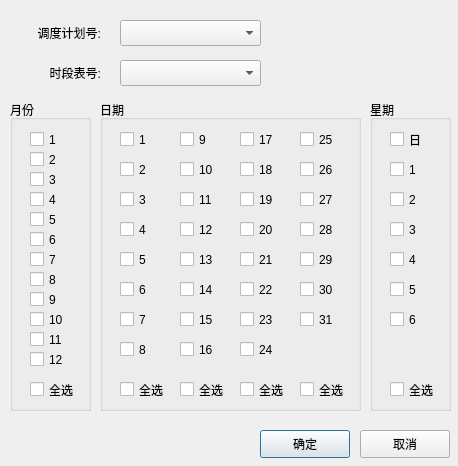
<?xml version="1.0" encoding="UTF-8"?>
<ui version="4.0">
 <class>schedule_dialog</class>
 <widget class="QDialog" name="schedule_dialog">
  <property name="geometry">
   <rect>
    <x>0</x>
    <y>0</y>
    <width>458</width>
    <height>466</height>
   </rect>
  </property>
  <property name="windowTitle">
   <string>调度计划编辑</string>
  </property>
  <widget class="QLabel" name="label">
   <property name="geometry">
    <rect>
     <x>10</x>
     <y>20</y>
     <width>91</width>
     <height>26</height>
    </rect>
   </property>
   <property name="text">
    <string>调度计划号:</string>
   </property>
   <property name="alignment">
    <set>Qt::AlignRight|Qt::AlignTrailing|Qt::AlignVCenter</set>
   </property>
  </widget>
  <widget class="QPushButton" name="pushButton_confirm">
   <property name="geometry">
    <rect>
     <x>260</x>
     <y>430</y>
     <width>90</width>
     <height>28</height>
    </rect>
   </property>
   <property name="text">
    <string>确定</string>
   </property>
  </widget>
  <widget class="QPushButton" name="pushButton_cancel">
   <property name="geometry">
    <rect>
     <x>360</x>
     <y>430</y>
     <width>90</width>
     <height>28</height>
    </rect>
   </property>
   <property name="text">
    <string>取消</string>
   </property>
  </widget>
  <widget class="QLabel" name="label_3">
   <property name="geometry">
    <rect>
     <x>10</x>
     <y>60</y>
     <width>91</width>
     <height>26</height>
    </rect>
   </property>
   <property name="text">
    <string>时段表号:</string>
   </property>
   <property name="alignment">
    <set>Qt::AlignRight|Qt::AlignTrailing|Qt::AlignVCenter</set>
   </property>
  </widget>
  <widget class="QComboBox" name="comboBox_ScheduleNum">
   <property name="geometry">
    <rect>
     <x>120</x>
     <y>20</y>
     <width>141</width>
     <height>26</height>
    </rect>
   </property>
  </widget>
  <widget class="QComboBox" name="comboBox_DayPlanNum">
   <property name="geometry">
    <rect>
     <x>120</x>
     <y>60</y>
     <width>141</width>
     <height>26</height>
    </rect>
   </property>
  </widget>
  <widget class="QGroupBox" name="groupBox_m">
   <property name="geometry">
    <rect>
     <x>10</x>
     <y>100</y>
     <width>81</width>
     <height>311</height>
    </rect>
   </property>
   <property name="title">
    <string>月份</string>
   </property>
   <widget class="QCheckBox" name="checkBox_m1">
    <property name="geometry">
     <rect>
      <x>20</x>
      <y>30</y>
      <width>51</width>
      <height>19</height>
     </rect>
    </property>
    <property name="text">
     <string>1</string>
    </property>
   </widget>
   <widget class="QCheckBox" name="checkBox_m2">
    <property name="geometry">
     <rect>
      <x>20</x>
      <y>50</y>
      <width>51</width>
      <height>19</height>
     </rect>
    </property>
    <property name="text">
     <string>2</string>
    </property>
   </widget>
   <widget class="QCheckBox" name="checkBox_m3">
    <property name="geometry">
     <rect>
      <x>20</x>
      <y>70</y>
      <width>51</width>
      <height>19</height>
     </rect>
    </property>
    <property name="text">
     <string>3</string>
    </property>
   </widget>
   <widget class="QCheckBox" name="checkBox_m4">
    <property name="geometry">
     <rect>
      <x>20</x>
      <y>90</y>
      <width>51</width>
      <height>19</height>
     </rect>
    </property>
    <property name="text">
     <string>4</string>
    </property>
   </widget>
   <widget class="QCheckBox" name="checkBox_m5">
    <property name="geometry">
     <rect>
      <x>20</x>
      <y>110</y>
      <width>51</width>
      <height>19</height>
     </rect>
    </property>
    <property name="text">
     <string>5</string>
    </property>
   </widget>
   <widget class="QCheckBox" name="checkBox_m6">
    <property name="geometry">
     <rect>
      <x>20</x>
      <y>130</y>
      <width>51</width>
      <height>19</height>
     </rect>
    </property>
    <property name="text">
     <string>6</string>
    </property>
   </widget>
   <widget class="QCheckBox" name="checkBox_m8">
    <property name="geometry">
     <rect>
      <x>20</x>
      <y>170</y>
      <width>51</width>
      <height>19</height>
     </rect>
    </property>
    <property name="text">
     <string>8</string>
    </property>
   </widget>
   <widget class="QCheckBox" name="checkBox_m7">
    <property name="geometry">
     <rect>
      <x>20</x>
      <y>150</y>
      <width>51</width>
      <height>19</height>
     </rect>
    </property>
    <property name="text">
     <string>7</string>
    </property>
   </widget>
   <widget class="QCheckBox" name="checkBox_m11">
    <property name="geometry">
     <rect>
      <x>20</x>
      <y>230</y>
      <width>51</width>
      <height>19</height>
     </rect>
    </property>
    <property name="text">
     <string>11</string>
    </property>
   </widget>
   <widget class="QCheckBox" name="checkBox_m9">
    <property name="geometry">
     <rect>
      <x>20</x>
      <y>190</y>
      <width>51</width>
      <height>19</height>
     </rect>
    </property>
    <property name="text">
     <string>9</string>
    </property>
   </widget>
   <widget class="QCheckBox" name="checkBox_m10">
    <property name="geometry">
     <rect>
      <x>20</x>
      <y>210</y>
      <width>51</width>
      <height>19</height>
     </rect>
    </property>
    <property name="text">
     <string>10</string>
    </property>
   </widget>
   <widget class="QCheckBox" name="checkBox_m12">
    <property name="geometry">
     <rect>
      <x>20</x>
      <y>250</y>
      <width>51</width>
      <height>19</height>
     </rect>
    </property>
    <property name="text">
     <string>12</string>
    </property>
   </widget>
   <widget class="QCheckBox" name="checkBox_month">
    <property name="geometry">
     <rect>
      <x>20</x>
      <y>280</y>
      <width>61</width>
      <height>19</height>
     </rect>
    </property>
    <property name="text">
     <string>全选</string>
    </property>
   </widget>
  </widget>
  <widget class="QGroupBox" name="groupBox_d">
   <property name="geometry">
    <rect>
     <x>100</x>
     <y>100</y>
     <width>261</width>
     <height>311</height>
    </rect>
   </property>
   <property name="title">
    <string>日期</string>
   </property>
   <widget class="QCheckBox" name="checkBox_d1">
    <property name="geometry">
     <rect>
      <x>20</x>
      <y>30</y>
      <width>40</width>
      <height>19</height>
     </rect>
    </property>
    <property name="text">
     <string>1</string>
    </property>
   </widget>
   <widget class="QCheckBox" name="checkBox_d2">
    <property name="geometry">
     <rect>
      <x>20</x>
      <y>60</y>
      <width>40</width>
      <height>19</height>
     </rect>
    </property>
    <property name="text">
     <string>2</string>
    </property>
   </widget>
   <widget class="QCheckBox" name="checkBox_d5">
    <property name="geometry">
     <rect>
      <x>20</x>
      <y>150</y>
      <width>40</width>
      <height>19</height>
     </rect>
    </property>
    <property name="text">
     <string>5</string>
    </property>
   </widget>
   <widget class="QCheckBox" name="checkBox_d3">
    <property name="geometry">
     <rect>
      <x>20</x>
      <y>90</y>
      <width>40</width>
      <height>19</height>
     </rect>
    </property>
    <property name="text">
     <string>3</string>
    </property>
   </widget>
   <widget class="QCheckBox" name="checkBox_d4">
    <property name="geometry">
     <rect>
      <x>20</x>
      <y>120</y>
      <width>40</width>
      <height>19</height>
     </rect>
    </property>
    <property name="text">
     <string>4</string>
    </property>
   </widget>
   <widget class="QCheckBox" name="checkBox_d6">
    <property name="geometry">
     <rect>
      <x>20</x>
      <y>180</y>
      <width>40</width>
      <height>19</height>
     </rect>
    </property>
    <property name="text">
     <string>6</string>
    </property>
   </widget>
   <widget class="QCheckBox" name="checkBox_d7">
    <property name="geometry">
     <rect>
      <x>20</x>
      <y>210</y>
      <width>40</width>
      <height>19</height>
     </rect>
    </property>
    <property name="text">
     <string>7</string>
    </property>
   </widget>
   <widget class="QCheckBox" name="checkBox_d8">
    <property name="geometry">
     <rect>
      <x>20</x>
      <y>240</y>
      <width>40</width>
      <height>19</height>
     </rect>
    </property>
    <property name="text">
     <string>8</string>
    </property>
   </widget>
   <widget class="QCheckBox" name="checkBox_d9">
    <property name="geometry">
     <rect>
      <x>80</x>
      <y>30</y>
      <width>41</width>
      <height>19</height>
     </rect>
    </property>
    <property name="text">
     <string>9</string>
    </property>
   </widget>
   <widget class="QCheckBox" name="checkBox_d10">
    <property name="geometry">
     <rect>
      <x>80</x>
      <y>60</y>
      <width>40</width>
      <height>19</height>
     </rect>
    </property>
    <property name="text">
     <string>10</string>
    </property>
   </widget>
   <widget class="QCheckBox" name="checkBox_d11">
    <property name="geometry">
     <rect>
      <x>80</x>
      <y>90</y>
      <width>40</width>
      <height>19</height>
     </rect>
    </property>
    <property name="text">
     <string>11</string>
    </property>
   </widget>
   <widget class="QCheckBox" name="checkBox_d14">
    <property name="geometry">
     <rect>
      <x>80</x>
      <y>180</y>
      <width>40</width>
      <height>19</height>
     </rect>
    </property>
    <property name="text">
     <string>14</string>
    </property>
   </widget>
   <widget class="QCheckBox" name="checkBox_d15">
    <property name="geometry">
     <rect>
      <x>80</x>
      <y>210</y>
      <width>40</width>
      <height>19</height>
     </rect>
    </property>
    <property name="text">
     <string>15</string>
    </property>
   </widget>
   <widget class="QCheckBox" name="checkBox_d17">
    <property name="geometry">
     <rect>
      <x>140</x>
      <y>30</y>
      <width>40</width>
      <height>19</height>
     </rect>
    </property>
    <property name="text">
     <string>17</string>
    </property>
   </widget>
   <widget class="QCheckBox" name="checkBox_d18">
    <property name="geometry">
     <rect>
      <x>140</x>
      <y>60</y>
      <width>40</width>
      <height>19</height>
     </rect>
    </property>
    <property name="text">
     <string>18</string>
    </property>
   </widget>
   <widget class="QCheckBox" name="checkBox_d16">
    <property name="geometry">
     <rect>
      <x>80</x>
      <y>240</y>
      <width>40</width>
      <height>19</height>
     </rect>
    </property>
    <property name="text">
     <string>16</string>
    </property>
   </widget>
   <widget class="QCheckBox" name="checkBox_d20">
    <property name="geometry">
     <rect>
      <x>140</x>
      <y>120</y>
      <width>40</width>
      <height>19</height>
     </rect>
    </property>
    <property name="text">
     <string>20</string>
    </property>
   </widget>
   <widget class="QCheckBox" name="checkBox_d19">
    <property name="geometry">
     <rect>
      <x>140</x>
      <y>90</y>
      <width>40</width>
      <height>19</height>
     </rect>
    </property>
    <property name="text">
     <string>19</string>
    </property>
   </widget>
   <widget class="QCheckBox" name="checkBox_d13">
    <property name="geometry">
     <rect>
      <x>80</x>
      <y>150</y>
      <width>40</width>
      <height>19</height>
     </rect>
    </property>
    <property name="text">
     <string>13</string>
    </property>
   </widget>
   <widget class="QCheckBox" name="checkBox_d12">
    <property name="geometry">
     <rect>
      <x>80</x>
      <y>120</y>
      <width>40</width>
      <height>19</height>
     </rect>
    </property>
    <property name="text">
     <string>12</string>
    </property>
   </widget>
   <widget class="QCheckBox" name="checkBox_d21">
    <property name="geometry">
     <rect>
      <x>140</x>
      <y>150</y>
      <width>40</width>
      <height>19</height>
     </rect>
    </property>
    <property name="text">
     <string>21</string>
    </property>
   </widget>
   <widget class="QCheckBox" name="checkBox_d24">
    <property name="geometry">
     <rect>
      <x>140</x>
      <y>240</y>
      <width>40</width>
      <height>19</height>
     </rect>
    </property>
    <property name="text">
     <string>24</string>
    </property>
   </widget>
   <widget class="QCheckBox" name="checkBox_d25">
    <property name="geometry">
     <rect>
      <x>200</x>
      <y>30</y>
      <width>40</width>
      <height>19</height>
     </rect>
    </property>
    <property name="text">
     <string>25</string>
    </property>
   </widget>
   <widget class="QCheckBox" name="checkBox_d27">
    <property name="geometry">
     <rect>
      <x>200</x>
      <y>90</y>
      <width>40</width>
      <height>19</height>
     </rect>
    </property>
    <property name="text">
     <string>27</string>
    </property>
   </widget>
   <widget class="QCheckBox" name="checkBox_d28">
    <property name="geometry">
     <rect>
      <x>200</x>
      <y>120</y>
      <width>40</width>
      <height>19</height>
     </rect>
    </property>
    <property name="text">
     <string>28</string>
    </property>
   </widget>
   <widget class="QCheckBox" name="checkBox_d26">
    <property name="geometry">
     <rect>
      <x>200</x>
      <y>60</y>
      <width>40</width>
      <height>19</height>
     </rect>
    </property>
    <property name="text">
     <string>26</string>
    </property>
   </widget>
   <widget class="QCheckBox" name="checkBox_d30">
    <property name="geometry">
     <rect>
      <x>200</x>
      <y>180</y>
      <width>40</width>
      <height>19</height>
     </rect>
    </property>
    <property name="text">
     <string>30</string>
    </property>
   </widget>
   <widget class="QCheckBox" name="checkBox_d29">
    <property name="geometry">
     <rect>
      <x>200</x>
      <y>150</y>
      <width>40</width>
      <height>19</height>
     </rect>
    </property>
    <property name="text">
     <string>29</string>
    </property>
   </widget>
   <widget class="QCheckBox" name="checkBox_d23">
    <property name="geometry">
     <rect>
      <x>140</x>
      <y>210</y>
      <width>40</width>
      <height>19</height>
     </rect>
    </property>
    <property name="text">
     <string>23</string>
    </property>
   </widget>
   <widget class="QCheckBox" name="checkBox_d22">
    <property name="geometry">
     <rect>
      <x>140</x>
      <y>180</y>
      <width>40</width>
      <height>19</height>
     </rect>
    </property>
    <property name="text">
     <string>22</string>
    </property>
   </widget>
   <widget class="QCheckBox" name="checkBox_d31">
    <property name="geometry">
     <rect>
      <x>200</x>
      <y>210</y>
      <width>40</width>
      <height>19</height>
     </rect>
    </property>
    <property name="text">
     <string>31</string>
    </property>
   </widget>
   <widget class="QCheckBox" name="checkBox_date1">
    <property name="geometry">
     <rect>
      <x>20</x>
      <y>280</y>
      <width>61</width>
      <height>19</height>
     </rect>
    </property>
    <property name="text">
     <string>全选</string>
    </property>
   </widget>
   <widget class="QCheckBox" name="checkBox_date2">
    <property name="geometry">
     <rect>
      <x>80</x>
      <y>280</y>
      <width>61</width>
      <height>19</height>
     </rect>
    </property>
    <property name="text">
     <string>全选</string>
    </property>
   </widget>
   <widget class="QCheckBox" name="checkBox_date3">
    <property name="geometry">
     <rect>
      <x>140</x>
      <y>280</y>
      <width>61</width>
      <height>19</height>
     </rect>
    </property>
    <property name="text">
     <string>全选</string>
    </property>
   </widget>
   <widget class="QCheckBox" name="checkBox_date4">
    <property name="geometry">
     <rect>
      <x>200</x>
      <y>280</y>
      <width>61</width>
      <height>19</height>
     </rect>
    </property>
    <property name="text">
     <string>全选</string>
    </property>
   </widget>
  </widget>
  <widget class="QGroupBox" name="groupBox_w">
   <property name="geometry">
    <rect>
     <x>370</x>
     <y>100</y>
     <width>81</width>
     <height>311</height>
    </rect>
   </property>
   <property name="title">
    <string>星期</string>
   </property>
   <widget class="QCheckBox" name="checkBox_w2">
    <property name="geometry">
     <rect>
      <x>20</x>
      <y>60</y>
      <width>51</width>
      <height>19</height>
     </rect>
    </property>
    <property name="text">
     <string>1</string>
    </property>
   </widget>
   <widget class="QCheckBox" name="checkBox_w3">
    <property name="geometry">
     <rect>
      <x>20</x>
      <y>90</y>
      <width>51</width>
      <height>19</height>
     </rect>
    </property>
    <property name="text">
     <string>2</string>
    </property>
   </widget>
   <widget class="QCheckBox" name="checkBox_w4">
    <property name="geometry">
     <rect>
      <x>20</x>
      <y>120</y>
      <width>51</width>
      <height>19</height>
     </rect>
    </property>
    <property name="text">
     <string>3</string>
    </property>
   </widget>
   <widget class="QCheckBox" name="checkBox_w5">
    <property name="geometry">
     <rect>
      <x>20</x>
      <y>150</y>
      <width>51</width>
      <height>19</height>
     </rect>
    </property>
    <property name="text">
     <string>4</string>
    </property>
   </widget>
   <widget class="QCheckBox" name="checkBox_w6">
    <property name="geometry">
     <rect>
      <x>20</x>
      <y>180</y>
      <width>51</width>
      <height>19</height>
     </rect>
    </property>
    <property name="text">
     <string>5</string>
    </property>
   </widget>
   <widget class="QCheckBox" name="checkBox_w7">
    <property name="geometry">
     <rect>
      <x>20</x>
      <y>210</y>
      <width>51</width>
      <height>19</height>
     </rect>
    </property>
    <property name="text">
     <string>6</string>
    </property>
   </widget>
   <widget class="QCheckBox" name="checkBox_w1">
    <property name="geometry">
     <rect>
      <x>20</x>
      <y>30</y>
      <width>51</width>
      <height>19</height>
     </rect>
    </property>
    <property name="text">
     <string>日</string>
    </property>
   </widget>
   <widget class="QCheckBox" name="checkBox_day">
    <property name="geometry">
     <rect>
      <x>20</x>
      <y>280</y>
      <width>61</width>
      <height>19</height>
     </rect>
    </property>
    <property name="text">
     <string>全选</string>
    </property>
   </widget>
  </widget>
 </widget>
 <resources/>
 <connections/>
</ui>
